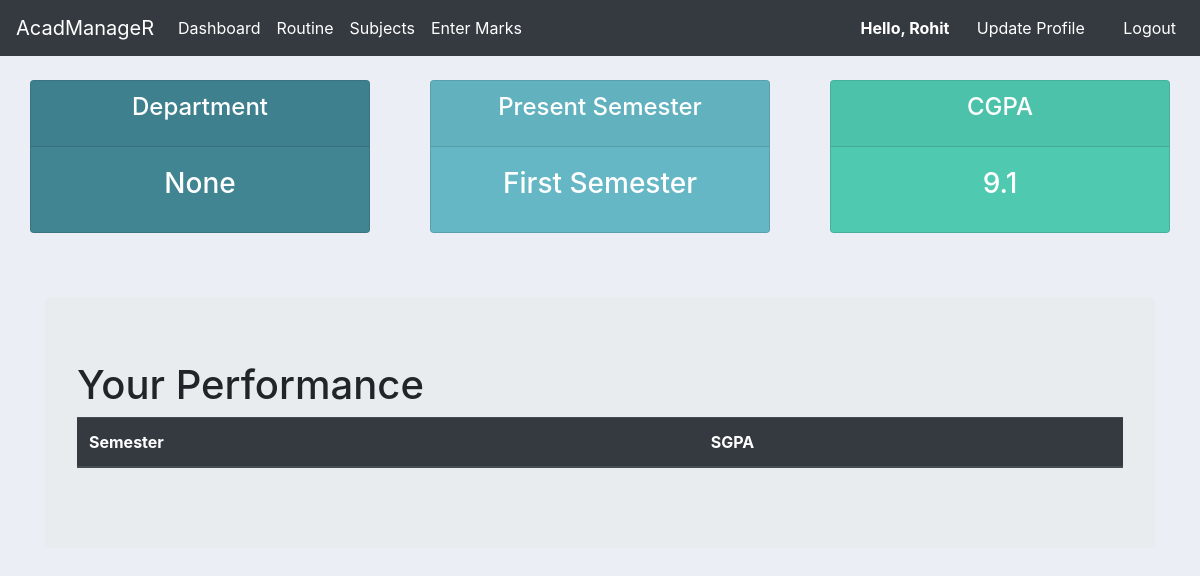
The app's page / (signed in), older data.
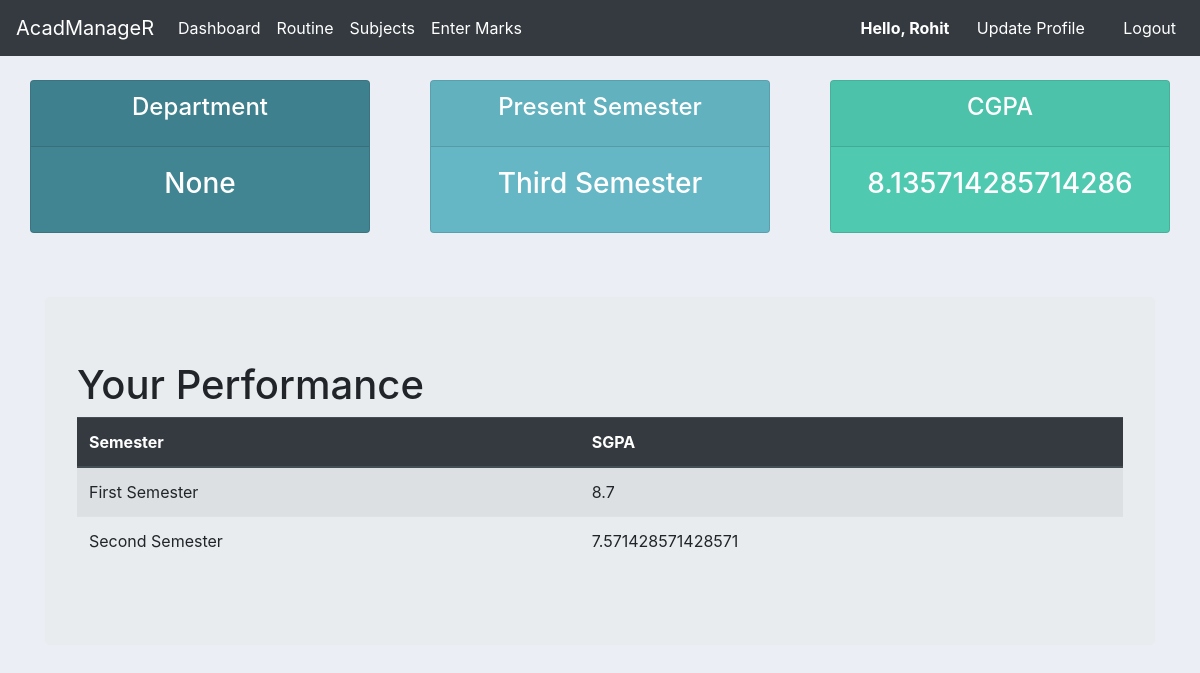
The same page, newer data.
### student/models.py (models this page shows, shortened)
class StudentProfile(models.Model):
    student = models.OneToOneField(User, on_delete=models.CASCADE, blank=True, null=True)
    birth_date    = models.DateField(null=True)
    reg           = models.CharField(verbose_name='Registration no.',max_length=8,blank=False,unique=True,null=True)
    department = models.ForeignKey(Department, on_delete=models.CASCADE, null=True)
    roll = models.CharField(verbose_name='Roll no.',max_length=8,unique=True,blank=False,null=True)
    address       = models.TextField(verbose_name='Address',blank=False,null=True)
    contact       = models.CharField(max_length=13,blank=False,unique=True,null=True)
    photograph    = models.ImageField(upload_to='student/images',null=True, default='student/images/default.png')

class AllSemester(models.Model): # student can select their Semesters from this table
    SEMESTER = (
        ('First Semester', 'First Semester'),
        ('Second Semester', 'Second Semester'),
        ('Third Semester', 'Third Semester'),
        ('Fourth Semester', 'Fourth Semester'),
        ('Fifth Semester', 'Fifth Semester'),
        ('Sixth Semester', 'Sixth Semester'),
        ('Seventh Semester', 'Seventh Semester'),
        ('Eighth Semester', 'Eighth Semester'),
    )
    semester = models.CharField(max_length=20, null=True, choices=SEMESTER)
    def __str__(self):
        return self.semester

class Cgpa(models.Model):
    student = models.OneToOneField(User, on_delete=models.CASCADE, null=True)
    cgpa = models.FloatField(default=0)

class Sgpa(models.Model):
    student = models.ForeignKey(User, on_delete=models.CASCADE, null=True)
    semester = models.ForeignKey(AllSemester, on_delete=models.CASCADE, null=True)
    sgpa = models.FloatField(null=True)

### student/views.py (the view)
# urls.py: path('', views.index, name='index'),
@login_required(login_url='student:login')
def index(request):
    student = request.user
    cgpa = Cgpa.objects.get(student=student)
    semester_count = Sgpa.objects.filter(student=student).count() + 1
    present_semester = AllSemester.objects.get(pk=semester_count)
    sgpa_list = Sgpa.objects.filter(student=student)
    context = {
        'student':student,
        'cgpa':cgpa,
        'present_semester':present_semester,
        'sgpa_list':sgpa_list,
    }
    return render(request, 'student/index.html',context)

### student/templates/student/index.html (shortened to what this page needs)
{% extends 'student/base.html' %}
{% block body_block %}
    <br>
    <div class="container-fluid">
        <div class="row">
            <div class="col">
                <div class="col-md">
                    <div class="card text-center text-white  mb-3" id="department">
                        <div class="card-header">
                            <h4 class="card-title">Department</h4>
                        </div>
                        <div class="card-body">
                            <h3 class="card-title">{{ student.studentprofile.department }}</h3>
                        </div>
                    </div>
                </div>
            </div>
            <div class="col">
                <div class="col-md">
                    <div class="card text-center text-white  mb-3" id="semester">
                        <div class="card-header">
                            <h4 class="card-title">Present Semester</h4>
                        </div>
                        <div class="card-body">
                            <h3 class="card-title">{{ present_semester }}</h3>
                        </div>
                    </div>
                </div>
            </div>
            <div class="col">
                <div class="col-md">
                    <div class="card text-center text-white  mb-3" id="cgpa">
                        <div class="card-header">
                            <h4 class="card-title">CGPA</h4>
                        </div>
                        <div class="card-body">
                            <h3 class="card-title">{{ cgpa.cgpa }}</h3>
                        </div>
                    </div>
                </div>
            </div>
        </div>
    </div>
    <br><br>
    <div class="container">
        <div class="jumbotron">
            <h1>Your Performance</h1>
            <table class="table table-striped">
                <thead class="thead-dark">
                    <tr>
                        <th>Semester</th>
                        <th>SGPA</th>
                    </tr>
                </thead>
                <tbody>
                    {% for sgpa in sgpa_list %}
                        <tr>
                            <td>{{ sgpa.semester }}</td>
                            <td>{{ sgpa.sgpa }}</td>
                        </tr>
                    {% endfor %}
                </tbody>
            </table>
        </div>
    </div>
{% endblock body_block %}

### student/templates/student/base.html (shortened to what this page needs)
{% load static %}
<!doctype html>
<html lang="en">
  <head>
    <link rel="stylesheet" href="https://stackpath.bootstrapcdn.com/bootstrap/4.4.1/css/bootstrap.min.css">
</head>
  <body>
      {% include 'student/navbar.html' %}
      {% block body_block %}
      {% endblock body_block %}
  </body>
</html>

### student/templates/student/navbar.html (shortened to what this page needs)
<nav class="navbar navbar-expand-lg navbar-dark bg-dark">
    <a class="navbar-brand" href="#">AcadManageR</a>
    <div class="collapse navbar-collapse" id="navbarNav">
      <ul class="navbar-nav">
        <li class="nav-item active">
          <a class="nav-link" href="{% url 'student:index' %}">Dashboard<span class="sr-only">(current)</span></a>
        </li>
        <li class="nav-item active">
            <a class="nav-link" href="https://admin.nitdgp.ac.in/files/academics/notices/2019/12/31/CLASS_ROUTINE_SECOND_SEM_EVEN_19_20_VXY9UQQ.pdf">Routine</a>
        </li>
        <li class="nav-item active">
          <a class="nav-link" href="{% url 'student:subjects' %}">Subjects</a>
        </li>
        <li class="nav-item active">
          <a class="nav-link" href="{% url 'student:select_semester' %}">Enter Marks</a>
        </li>
      </ul>
      <ul class="navbar-nav ml-auto">
        {% if request.user.is_authenticated %}
        <li class="nav-item active">
          <a class="nav-link" href="#" style="font-weight: bold;"> &nbsp&nbsp Hello, {{ user.first_name }}&nbsp&nbsp&nbsp</a>
        </li>
        <li class="nav-item active">
            <a class="nav-link" href="{% url 'student:update' %}">Update Profile&nbsp&nbsp&nbsp&nbsp&nbsp</a>
          </li>
        <li class="nav-item active">
          <a class="nav-link" href="{% url 'student:logout' %}">Logout</a>
        </li>
        {% endif %}
      </ul>
    </div>
  </nav>

### student/templates/student/base.html (style rules this page uses)
body { background-color: #ebeff5; }

### student/templates/student/index.html (style rules this page uses)
#semester { background-color: #66b7c5; }
#department { background-color: #418592; }
#cgpa { background-color: rgb(80, 201, 177); }

Row changes from the older to the newer data that the page shows:
no longer on this page (row unchanged): AllSemester: semester "First Semester"
removed Cgpa: cgpa "9.1"
now on this page (row unchanged): AllSemester: semester "Third Semester"
added Cgpa: cgpa "8.135714285714286"
added Sgpa: semester "First Semester", sgpa "8.7"
added Sgpa: semester "Second Semester", sgpa "7.571428571428571"
